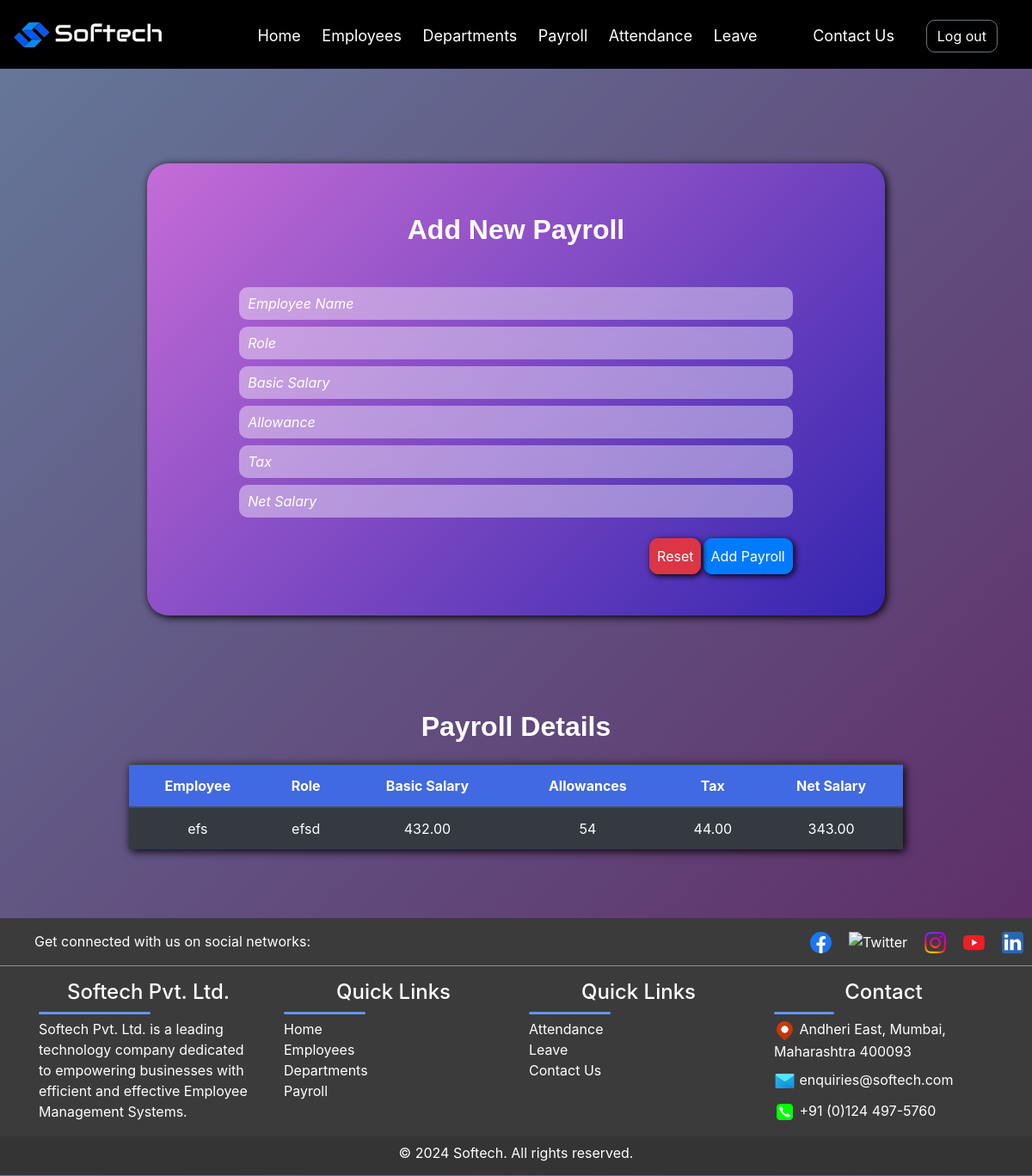
Before: /payroll with the older database file.
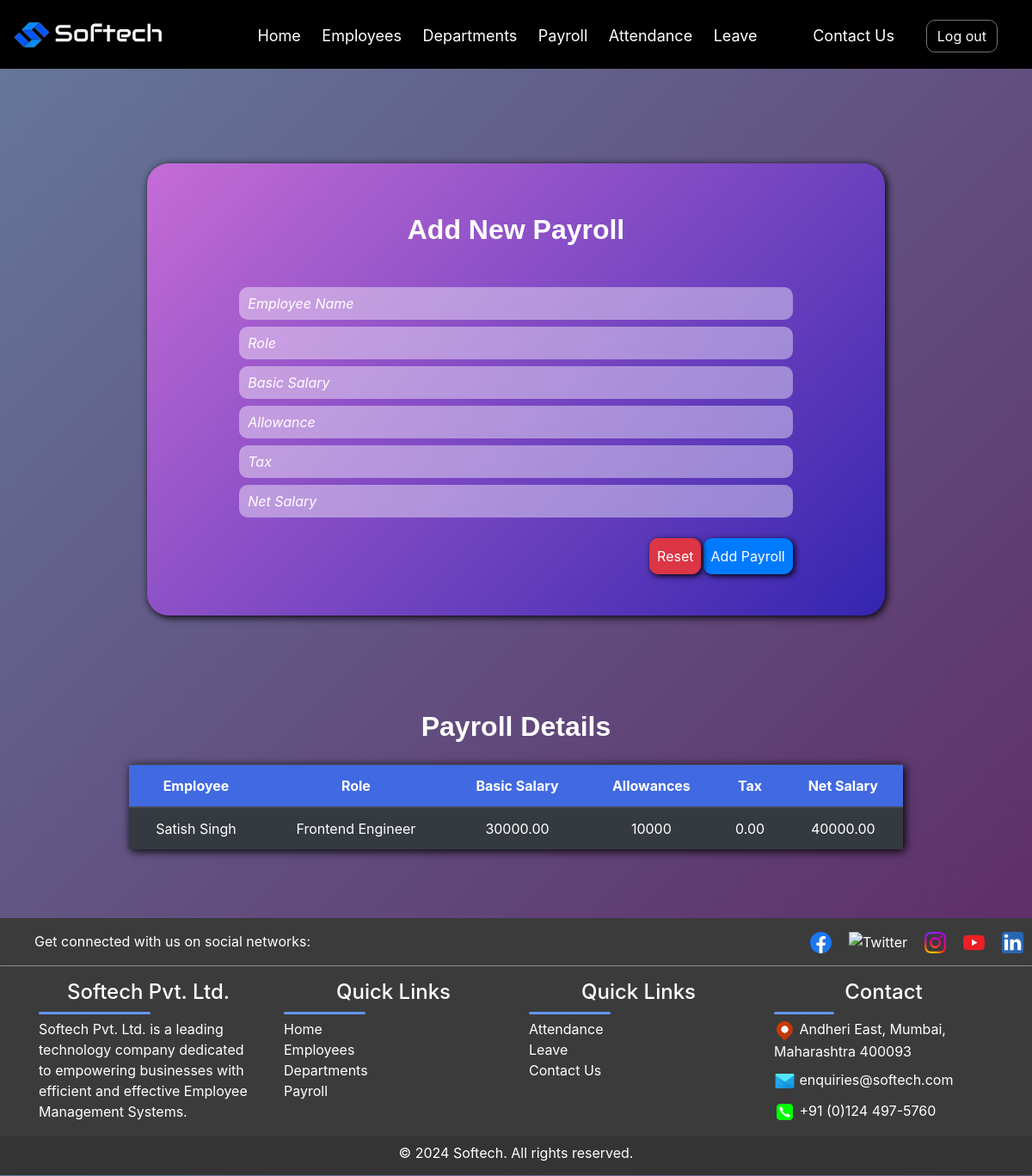
After: the same page with the newer database file.
### app/models.py (models this page shows)
class Payroll(models.Model):
      emp_name = models.ForeignKey(Employees, on_delete=models.CASCADE)
      role = models.CharField(max_length=100)
      basic_salary = models.DecimalField(max_digits=10, decimal_places=2)
      allowance = models.IntegerField(null=True)
      tax = models.DecimalField(max_digits=5, decimal_places=2)
      net_salary = models.DecimalField(max_digits=10, decimal_places=2)

class Employees(models.Model):
      emp_id = models.CharField(max_length=10, primary_key=True)
      emp_name = models.CharField(max_length=100)
      mobile_number = models.CharField(max_length=15)
      email = models.EmailField()
      address = models.TextField()
      department_name = models.ForeignKey(Departments, on_delete=models.CASCADE)
      role = models.CharField(max_length=100)
      def __str__(self):
        return self.emp_name

### app/views.py (the view, shortened to what this page needs)
# urls.py: path('payroll', views.payroll_page,name="payroll"),
def payroll_page(request):
    payrolls=Payroll.objects.all()
    form=PayrollForm()
    context = {'form':form,'payroll':payrolls}
    return render(request, 'app/payroll.html', context)

### app/templates/app/payroll.html (shortened to what this page needs)
{% extends "base_template/base.html" %}
{% load static %}
{% block content %}
            <form method="POST" class="bg-body py-5 text-center" id="formbackground">
                <h2 class="fs-3 fw-bold text-decoration-underline mb-5">Add New Payroll</h2>
                {{form.emp_name}}
                {{form.role}}
                {{form.basic_salary}}
                {{form.allowance}}
                {{form.tax}}
                {{form.net_salary}}
                <div class="buttons w-75 mx-auto">
                <div class="row g-0">
                    <div class="col-6 text-start">
                    </div>
                    <div class="col-6 text-end">
                        <button class="btn btn-danger mt-3 me-2 p-2" id="resetBtn" style="margin-left: 45%;">Reset</button>
                        <button class="btn btn-primary mt-3 p-2" id="addBtn" type="submit" style="float: right;">Add Payroll</button>
                    </div>
                </div>
                </div>
            </form>
            <div class="w-auto mx-auto">
                <h2 class="fs-3 fw-bold text-decoration-underline mb-2 mt-5">Payroll Details</h2>
                <table class="table table-dark table-hover mt-4 mb-5 text-center w-75">
                    <thead  class="fw-bold">
                            <th>Employee</th>
                            <th>Role</th>
                            <th>Basic Salary</th>
                            <th>Allowances</th>
                            <th>Tax</th>
                            <th>Net Salary</th>
                    </thead>
                    <tbody id="payrollTable">
                        {% for pay in payroll  %}
                        <tr>
                          <td>{{pay.emp_name}}</td>
                          <td>{{pay.role}}</td>
                          <td>{{pay.basic_salary}}</td>
                          <td>{{pay.allowance}}</td>
                          <td>{{pay.tax}}</td>
                          <td>{{pay.net_salary}}</td>
                        </tr>
                        {% endfor %}
                    </tbody>
                </table>
            </div>
        {% endblock content %}

### app/templates/base_template/base.html (shortened to what this page needs)
{% load static %}
<!DOCTYPE html>
<html>
   <head>
      <link rel="stylesheet" href="{% static 'app/CSS_Files/index.css' %}">
      <link rel="stylesheet" href="{% static 'app/CSS_Files/style.css' %}">
      <link rel="stylesheet" href="{% static 'app/CSS_Files/signup.css' %}">
      <link rel="stylesheet" href="{% static 'app/CSS_Files/login.css' %}">
      <link rel="stylesheet" href="https://maxcdn.bootstrapcdn.com/bootstrap/4.5.2/css/bootstrap.min.css">
      <link href="https://cdnjs.cloudflare.com/ajax/libs/font-awesome/5.15.4/css/all.min.css" rel="stylesheet">
    </head>
    <body class="container-fluid" style="background:linear-gradient(135deg, #65799b 0%,#5e2563 100%);">
            <div class="navigationbar">
                <div>
                    <img src="{% static 'images/SoftechLogo-removebg-preview.png' %}">
                    <div>
                        <nav class="navbar justify-content-center">
                            <ul>
                                <li><a href="{% url "index" %}">Home</a></li>
                                <li><a href="{% url "employee" %}">Employees</a></li>
                                <li><a href="{% url "department" %}">Departments</a></li>
                                <li><a href="{% url "payroll" %}">Payroll</a></li>
                                <li><a href="attendance.html">Attendance</a></li>
                                <li><a href="leave.html">Leave</a></li>
                                <li style="float: right; position: absolute; right: 150px;"><a href="">Contact Us</a></li>
                                <li><a href="index.html"><button id="logout" class="btn btn-outline-secondary">Log out</button></a></li>
                            </ul>
                        </nav>
                    </div>
                </div>
            </div>
            {% block content %}{% endblock content %}
            <footer class="mainfooter" role="contentinfo">
                <div>
                    <ul style="display: inline; list-style-type: none;">
                        <li class="icon">Get connected with us on social networks:</li>
                        <li class="icon" style="float: inline-end; margin: auto 10px;"><a href="#" class="icoLinkedin" title="Linkedin"> <!DOCTYPE svg  PUBLIC '-//W3C//DTD SVG 1.1//EN'  'http://www.w3.org/Graphics/SVG/1.1/DTD/svg11.dtd'> </a></li>
                        <li class="icon" style="float: inline-end; margin: auto 10px;"><a href="#" class="icoYoutube" title="Youtube"><!DOCTYPE svg  PUBLIC '-//W3C//DTD SVG 1.1//EN'  'http://www.w3.org/Graphics/SVG/1.1/DTD/svg11.dtd'></li>
                        <li class="icon" style="float: inline-end; margin: auto 10px;"><a href="#" class="icoInstagram" title="Instagram"><img src="{% static 'images/insta.png' %}" alt="Instagram" height="25"></a></li>
                        <li class="icon" style="float: inline-end; margin: auto 10px;"><a href="#" class="icoTwitter" title="Twitter"><img src="https://uxwing.com/wp-content/themes/uxwing/download/brands-and-social-media/x-social-media-white-icon.png" alt="Twitter" height="25"></a></li>
                        <li class="icon" style="float: inline-end; margin: auto 10px;"><a href="#" class="icoFacebook" title="Facebook"><!DOCTYPE svg  PUBLIC '-//W3C//DTD SVG 1.1//EN'  'http://www.w3.org/Graphics/SVG/1.1/DTD/svg11.dtd'></a></li>
                    </ul>
                    <hr>
                </div>
                <div class="footer-middle">
                <div class="container">
                  <div class="row">
                    <div class="col-md-3 col-sm-6">
                      <div class="footer-pad">
                        <h4>Softech Pvt. Ltd.</h4>
                        <div class="underline1"></div>
                        <ul class="list-unstyled">
                          <li>Softech Pvt. Ltd. is a leading technology company dedicated to empowering businesses with efficient and effective Employee Management Systems.</li>
                        </ul>
                      </div>
                    </div>
                    <div class="col-md-3 col-sm-6">
                      <div class="footer-pad">
                        <h4>Quick Links</h4>
                        <div class="underline2"></div>
                        <ul class="list-unstyled">
                            <li><a href="{% url "index" %}">Home</a></li>
                            <li><a href="{% url "employee" %}">Employees</a></li>
                            <li><a href="departments.html">Departments</a></li>
                            <li><a href="payroll.html">Payroll</a></li>
                        </ul>
                      </div>
                    </div>
                    <div class="col-md-3 col-sm-6">
                      <div class="footer-pad">
                        <h4>Quick Links</h4>
                        <div class="underline2"></div>
                        <ul class="list-unstyled">
                            <li><a href="attendance.html">Attendance</a></li>
                            <li><a href="leave.html">Leave</a></li>
                            <li><a href="">Contact Us</a></li>
                        </ul>
                      </div>
                    </div>
                      <div class="col-md-3">
                          <h4>Contact</h4>
                          <div class="underline3"></div>
                          <ul class="social-network social-circle list-unstyled">
                           <li class="icon"><img style="height: 25px;" src="{% static 'images/locationicon.png' %}" alt="Location"></li>
                           <li class="icon">Andheri East, Mumbai, Maharashtra 400093</li><br>
                           <li class="icon"><img style="height: 25px; margin: 10px 0 !important;" src="{% static 'images/mailicon.png' %}" alt="Mail"></li>
                           <li class="icon">enquiries@softech.com</li><br>
                           <li class="icon"><img style="height: 25px;" src="{% static 'images/callicon.png' %}" alt="Call"></li>
                           <li class="icon">+91 (0)124 497-5760</li>
                          </ul>
                  </div>
                  </div>
                </div>
                  <div class="row footer-bottom text-center" style="width: 100%; margin: 0; padding: 7px 0; height: 45px; background-color: #343434;">
                  <div class="col-md-12 copy">
                  <p class="text-center" style="margin-bottom: 15px !important;"> © 2024 Softech. All rights reserved.</p>
                  </div>
                  </div>
                </div>
              </footer>
     </body>
  </html>

### app/static/app/CSS_files/index.css (style rules this page uses)
body { background-image: url("https://images.pexels.com/photos/7078666/pexels-photo-7078666.jpeg?auto=compress&cs=tinysrgb&w=1260&h=750&dpr=1"); background-size: cover; }
button { margin: 20px 0; border-radius: 10px !important; }
p { text-align: center; color: white; }
::placeholder { color: white !important; }
h4 { font-weight: bold; text-align: center; margin-bottom: 20px; }
hr { border: none; height: 1px; background-color: rgba(255, 255, 255, 0.5); backdrop-filter: blur(5px); color: white; border-radius: 10px; }

### app/static/app/CSS_files/style.css (style rules this page uses)
body { background: linear-gradient(135deg, #647095 0%, #5e2563 100%); color: white !important; margin: 0 !important; padding: 0 !important; overflow-x: hidden; }
.bg-body { background-color: rebeccapurple !important; }
h2 { font-family: Helvetica; text-align: center; }
a { color: white; }
table thead { color: white; font-weight: bold; background-color: royalblue; margin: auto; padding: auto; }
table { margin: auto !important; box-shadow: 2px 2px 10px black; }
input, textarea { background-color: rgba(255, 255, 255, 0.416) !important; background-blend-mode: overlay !important; backdrop-filter: blur(5px) !important; color: white !important; border: none !important; border-radius: 10px !important; padding: 10px !important; transition: background-color 0.3s ease-in-out !important; }
::placeholder { color: rgba(0, 0, 0, 0.744) !important; font-style: italic; }
h2 { margin: 10px 0px !important; font-weight: bold !important; text-align: center !important; }
button { margin: 20px 0; border-radius: 10px !important; transition: background-color 0.3s ease-in-out !important; box-shadow: 2px 2px 7px black; }
table tr td { color: white; }
hr { color: white; }
@media screen and (min-width: 768px) { .table { width: 100% !important; } }
.navigationbar { position: relative; height: 80px; width: 100%; background-color: black; z-index: 0; background-size: cover; }
.navigationbar div img { position: absolute; width: 175px; margin-top: 25px; margin-left: 15px; z-index: 1; }
nav { position: absolute; z-index: 2; color: white; }
nav ul { list-style-type: none; padding: 0; margin-top: 20px; }
nav ul li { font-size: 18px; display: inline; text-align: center; padding: 0 10px; }
nav ul li a { color: white; text-decoration: none; }
#logout { float: right; position: absolute; right: 40px; top: 23px; color: white !important; }
#formbackground { background: linear-gradient(135deg, #c56cd6 0%, #3425af 100%); border-radius: 25px; margin: 110px 171px; transition: transform 0.3s ease; box-shadow: 2px 2px 10px black; }
footer { background-color: #3b3b3b; color: white; margin-top: 80px; padding-top: 15px; }
.icon { display: inline; }
ul li a { color: white; }
hr { border: none; height: 1px; background-color: rgba(255, 255, 255, 0.5); backdrop-filter: blur(5px); color: white; border-radius: 10px; }
.underline1 { border: none; height: 3px; width: 130px; background-color: cornflowerblue; backdrop-filter: blur(5px); color: white; border-radius: 10px; margin-bottom: 5px; }
.underline2 { border: none; height: 3px; width: 95px; background-color: cornflowerblue; backdrop-filter: blur(5px); color: white; border-radius: 10px; margin-bottom: 5px; }
.underline3 { border: none; height: 3px; width: 70px; background-color: cornflowerblue; backdrop-filter: blur(5px); color: white; border-radius: 10px; margin-bottom: 5px; }

### app/static/app/CSS_files/signup.css (style rules this page uses)
body { background-image: url("https://images.pexels.com/photos/7078666/pexels-photo-7078666.jpeg?auto=compress&cs=tinysrgb&w=1260&h=750&dpr=1"); background-size: cover; }
button { margin: 20px 0; border-radius: 10px !important; }
p { text-align: center; color: white; }
::placeholder { color: white !important; }
h4 { font-weight: bold; text-align: center; margin-bottom: 20px; }
hr { border: none; height: 1px; background-color: rgba(255, 255, 255, 0.5); backdrop-filter: blur(5px); color: white; border-radius: 10px; }

### app/static/app/CSS_files/login.css (style rules this page uses)
body { background-image: url("https://images.pexels.com/photos/7078666/pexels-photo-7078666.jpeg?auto=compress&cs=tinysrgb&w=1260&h=750&dpr=1"); background-size: cover; }
button { margin: 20px 0; border-radius: 10px !important; }
p { text-align: center; color: white; }
::placeholder { color: white !important; }
h4 { font-weight: bold; text-align: center; margin-bottom: 20px; }
hr { border: none; height: 1px; background-color: rgba(255, 255, 255, 0.5); backdrop-filter: blur(5px); color: white; border-radius: 10px; }

Changed rows visible on the page:
removed Payroll: emp_name "efs", role "efsd", basic_salary "432.00", allowance "54", tax "44.00", net_salary "343.00"
added Payroll: emp_name "Satish Singh", role "Frontend Engineer", basic_salary "30000.00", allowance "10000", tax "0.00", net_salary "40000.00"
